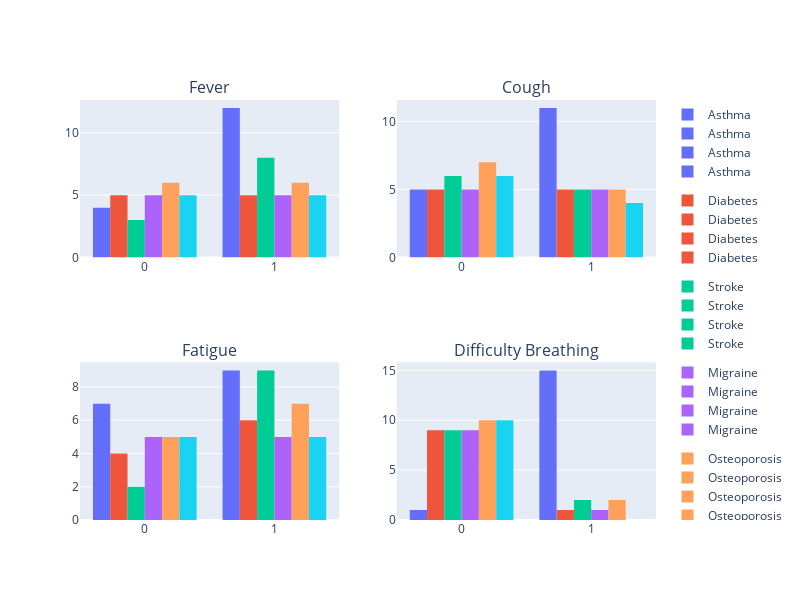

Here is the notebook cell this chart was saved with:
### Code cell
import plotly.subplots as sp

def subplots(df, columns):
    fig = sp.make_subplots(rows=2, cols=2, subplot_titles= columns)
    #2x2의 서브플롯을 생성하고, 각 서브플롯의 제목은 지정된 열의 이름으로 설정
    for idx, column in enumerate(columns): #주어진 열들에 대해 반복하면서 각 열에 대한 히스토그램을 생성
        i = idx // 2 + 1 
        j = idx % 2 + 1  
        fig_express = px.histogram(df, x=column, title=column + '-Disease Distribution', color='Disease')
        # Plotly Express를 사용하여 현재 열에 대한 히스토그램을 생성
        for trace in fig_express.data: #생성된 히스토그램의 각 트레이스를 서브플롯에 추가
            fig.add_trace(trace, row=i, col=j)
    fig.update_layout(height=600, width=800, title_text="")     
    #전체 레이아웃을 설정하고, 높이와 너비를 조정하며 전체 제목을 비움
    fig.show()
subplots(df, df.columns[1:5])

### Figure 1 — Plotly figure (JSON) as saved in the notebook; plotly's stock layout.template omitted (floating-point values rounded to 4 significant figures)
{"data": [{"alignmentgroup": "True", "bingroup": "x", "hovertemplate": "Disease=Asthma<br>Fever=%{x}<br>count=%{y}<extra></extra>", "legendgroup": "Asthma", "marker": {"color": "#636efa", "pattern": {"shape": ""}}, "name": "Asthma", "offsetgroup": "Asthma", "orientation": "v", "showlegend": true, "type": "histogram", "x": [1, 1, 1, 1, 0, 0, 1, 0, 1, 1, 1, 0, 1, 1, 1, 1], "xaxis": "x", "yaxis": "y"}, {"alignmentgroup": "True", "bingroup": "x", "hovertemplate": "Disease=Diabetes<br>Fever=%{x}<br>count=%{y}<extra></extra>", "legendgroup": "Diabetes", "marker": {"color": "#EF553B", "pattern": {"shape": ""}}, "name": "Diabetes", "offsetgroup": "Diabetes", "orientation": "v", "showlegend": true, "type": "histogram", "x": [0, 1, 1, 1, 1, 0, 0, 0, 0, 1], "xaxis": "x", "yaxis": "y"}, {"alignmentgroup": "True", "bingroup": "x", "hovertemplate": "Disease=Stroke<br>Fever=%{x}<br>count=%{y}<extra></extra>", "legendgroup": "Stroke", "marker": {"color": "#00cc96", "pattern": {"shape": ""}}, "name": "Stroke", "offsetgroup": "Stroke", "orientation": "v", "showlegend": true, "type": "histogram", "x": [1, 1, 1, 0, 0, 1, 1, 0, 1, 1, 1], "xaxis": "x", "yaxis": "y"}, {"alignmentgroup": "True", "bingroup": "x", "hovertemplate": "Disease=Migraine<br>Fever=%{x}<br>count=%{y}<extra></extra>", "legendgroup": "Migraine", "marker": {"color": "#ab63fa", "pattern": {"shape": ""}}, "name": "Migraine", "offsetgroup": "Migraine", "orientation": "v", "showlegend": true, "type": "histogram", "x": [1, 0, 1, 0, 1, 1, 1, 0, 0, 0], "xaxis": "x", "yaxis": "y"}, {"alignmentgroup": "True", "bingroup": "x", "hovertemplate": "Disease=Osteoporosis<br>Fever=%{x}<br>count=%{y}<extra></extra>", "legendgroup": "Osteoporosis", "marker": {"color": "#FFA15A", "pattern": {"shape": ""}}, "name": "Osteoporosis", "offsetgroup": "Osteoporosis", "orientation": "v", "showlegend": true, "type": "histogram", "x": [0, 0, 1, 0, 1, 0, 1, 1, 0, 1, 0, 1], "xaxis": "x", "yaxis": "y"}, {"alignmentgroup": "True", "bingroup": "x", "hovertemplate": "Disease=Hypertension<br>Fever=%{x}<br>count=%{y}<extra></extra>", "legendgroup": "Hypertension", "marker": {"color": "#19d3f3", "pattern": {"shape": ""}}, "name": "Hypertension", "offsetgroup": "Hypertension", "orientation": "v", "showlegend": true, "type": "histogram", "x": [1, 1, 0, 0, 1, 0, 1, 0, 1, 0], "xaxis": "x", "yaxis": "y"}, {"alignmentgroup": "True", "bingroup": "x", "hovertemplate": "Disease=Asthma<br>Cough=%{x}<br>count=%{y}<extra></extra>", "legendgroup": "Asthma", "marker": {"color": "#636efa", "pattern": {"shape": ""}}, "name": "Asthma", "offsetgroup": "Asthma", "orientation": "v", "showlegend": true, "type": "histogram", "x": [1, 0, 1, 1, 0, 1, 1, 1, 1, 0, 1, 0, 0, 1, 1, 1], "xaxis": "x2", "yaxis": "y2"}, {"alignmentgroup": "True", "bingroup": "x", "hovertemplate": "Disease=Diabetes<br>Cough=%{x}<br>count=%{y}<extra></extra>", "legendgroup": "Diabetes", "marker": {"color": "#EF553B", "pattern": {"shape": ""}}, "name": "Diabetes", "offsetgroup": "Diabetes", "orientation": "v", "showlegend": true, "type": "histogram", "x": [0, 0, 0, 1, 0, 1, 1, 1, 0, 1], "xaxis": "x2", "yaxis": "y2"}, {"alignmentgroup": "True", "bingroup": "x", "hovertemplate": "Disease=Stroke<br>Cough=%{x}<br>count=%{y}<extra></extra>", "legendgroup": "Stroke", "marker": {"color": "#00cc96", "pattern": {"shape": ""}}, "name": "Stroke", "offsetgroup": "Stroke", "orientation": "v", "showlegend": true, "type": "histogram", "x": [1, 1, 0, 0, 1, 0, 1, 1, 0, 0, 0], "xaxis": "x2", "yaxis": "y2"}, {"alignmentgroup": "True", "bingroup": "x", "hovertemplate": "Disease=Migraine<br>Cough=%{x}<br>count=%{y}<extra></extra>", "legendgroup": "Migraine", "marker": {"color": "#ab63fa", "pattern": {"shape": ""}}, "name": "Migraine", "offsetgroup": "Migraine", "orientation": "v", "showlegend": true, "type": "histogram", "x": [0, 1, 0, 1, 0, 1, 1, 0, 1, 0], "xaxis": "x2", "yaxis": "y2"}, {"alignmentgroup": "True", "bingroup": "x", "hovertemplate": "Disease=Osteoporosis<br>Cough=%{x}<br>count=%{y}<extra></extra>", "legendgroup": "Osteoporosis", "marker": {"color": "#FFA15A", "pattern": {"shape": ""}}, "name": "Osteoporosis", "offsetgroup": "Osteoporosis", "orientation": "v", "showlegend": true, "type": "histogram", "x": [0, 1, 1, 0, 0, 1, 0, 0, 1, 0, 1, 0], "xaxis": "x2", "yaxis": "y2"}, {"alignmentgroup": "True", "bingroup": "x", "hovertemplate": "Disease=Hypertension<br>Cough=%{x}<br>count=%{y}<extra></extra>", "legendgroup": "Hypertension", "marker": {"color": "#19d3f3", "pattern": {"shape": ""}}, "name": "Hypertension", "offsetgroup": "Hypertension", "orientation": "v", "showlegend": true, "type": "histogram", "x": [1, 0, 0, 1, 1, 1, 0, 0, 0, 0], "xaxis": "x2", "yaxis": "y2"}, {"alignmentgroup": "True", "bingroup": "x", "hovertemplate": "Disease=Asthma<br>Fatigue=%{x}<br>count=%{y}<extra></extra>", "legendgroup": "Asthma", "marker": {"color": "#636efa", "pattern": {"shape": ""}}, "name": "Asthma", "offsetgroup": "Asthma", "orientation": "v", "showlegend": true, "type": "histogram", "x": [0, 0, 0, 1, 0, 1, 1, 1, 0, 1, 0, 1, 1, 0, 1, 1], "xaxis": "x3", "yaxis": "y3"}, {"alignmentgroup": "True", "bingroup": "x", "hovertemplate": "Disease=Diabetes<br>Fatigue=%{x}<br>count=%{y}<extra></extra>", "legendgroup": "Diabetes", "marker": {"color": "#EF553B", "pattern": {"shape": ""}}, "name": "Diabetes", "offsetgroup": "Diabetes", "orientation": "v", "showlegend": true, "type": "histogram", "x": [0, 1, 0, 1, 1, 1, 0, 0, 1, 1], "xaxis": "x3", "yaxis": "y3"}, {"alignmentgroup": "True", "bingroup": "x", "hovertemplate": "Disease=Stroke<br>Fatigue=%{x}<br>count=%{y}<extra></extra>", "legendgroup": "Stroke", "marker": {"color": "#00cc96", "pattern": {"shape": ""}}, "name": "Stroke", "offsetgroup": "Stroke", "orientation": "v", "showlegend": true, "type": "histogram", "x": [1, 0, 1, 1, 1, 1, 1, 0, 1, 1, 1], "xaxis": "x3", "yaxis": "y3"}, {"alignmentgroup": "True", "bingroup": "x", "hovertemplate": "Disease=Migraine<br>Fatigue=%{x}<br>count=%{y}<extra></extra>", "legendgroup": "Migraine", "marker": {"color": "#ab63fa", "pattern": {"shape": ""}}, "name": "Migraine", "offsetgroup": "Migraine", "orientation": "v", "showlegend": true, "type": "histogram", "x": [0, 1, 0, 1, 0, 0, 1, 0, 1, 1], "xaxis": "x3", "yaxis": "y3"}, {"alignmentgroup": "True", "bingroup": "x", "hovertemplate": "Disease=Osteoporosis<br>Fatigue=%{x}<br>count=%{y}<extra></extra>", "legendgroup": "Osteoporosis", "marker": {"color": "#FFA15A", "pattern": {"shape": ""}}, "name": "Osteoporosis", "offsetgroup": "Osteoporosis", "orientation": "v", "showlegend": true, "type": "histogram", "x": [0, 0, 1, 1, 1, 1, 1, 0, 0, 1, 1, 0], "xaxis": "x3", "yaxis": "y3"}, {"alignmentgroup": "True", "bingroup": "x", "hovertemplate": "Disease=Hypertension<br>Fatigue=%{x}<br>count=%{y}<extra></extra>", "legendgroup": "Hypertension", "marker": {"color": "#19d3f3", "pattern": {"shape": ""}}, "name": "Hypertension", "offsetgroup": "Hypertension", "orientation": "v", "showlegend": true, "type": "histogram", "x": [1, 1, 0, 0, 0, 0, 1, 1, 1, 0], "xaxis": "x3", "yaxis": "y3"}, {"alignmentgroup": "True", "bingroup": "x", "hovertemplate": "Disease=Asthma<br>Difficulty Breathing=%{x}<br>count=%{y}<extra></extra>", "legendgroup": "Asthma", "marker": {"color": "#636efa", "pattern": {"shape": ""}}, "name": "Asthma", "offsetgroup": "Asthma", "orientation": "v", "showlegend": true, "type": "histogram", "x": [1, 1, 1, 1, 1, 1, 1, 1, 1, 0, 1, 1, 1, 1, 1, 1], "xaxis": "x4", "yaxis": "y4"}, {"alignmentgroup": "True", "bingroup": "x", "hovertemplate": "Disease=Diabetes<br>Difficulty Breathing=%{x}<br>count=%{y}<extra></extra>", "legendgroup": "Diabetes", "marker": {"color": "#EF553B", "pattern": {"shape": ""}}, "name": "Diabetes", "offsetgroup": "Diabetes", "orientation": "v", "showlegend": true, "type": "histogram", "x": [0, 1, 0, 0, 0, 0, 0, 0, 0, 0], "xaxis": "x4", "yaxis": "y4"}, {"alignmentgroup": "True", "bingroup": "x", "hovertemplate": "Disease=Stroke<br>Difficulty Breathing=%{x}<br>count=%{y}<extra></extra>", "legendgroup": "Stroke", "marker": {"color": "#00cc96", "pattern": {"shape": ""}}, "name": "Stroke", "offsetgroup": "Stroke", "orientation": "v", "showlegend": true, "type": "histogram", "x": [1, 0, 0, 0, 1, 0, 0, 0, 0, 0, 0], "xaxis": "x4", "yaxis": "y4"}, {"alignmentgroup": "True", "bingroup": "x", "hovertemplate": "Disease=Migraine<br>Difficulty Breathing=%{x}<br>count=%{y}<extra></extra>", "legendgroup": "Migraine", "marker": {"color": "#ab63fa", "pattern": {"shape": ""}}, "name": "Migraine", "offsetgroup": "Migraine", "orientation": "v", "showlegend": true, "type": "histogram", "x": [0, 0, 0, 0, 0, 0, 0, 0, 1, 0], "xaxis": "x4", "yaxis": "y4"}, {"alignmentgroup": "True", "bingroup": "x", "hovertemplate": "Disease=Osteoporosis<br>Difficulty Breathing=%{x}<br>count=%{y}<extra></extra>", "legendgroup": "Osteoporosis", "marker": {"color": "#FFA15A", "pattern": {"shape": ""}}, "name": "Osteoporosis", "offsetgroup": "Osteoporosis", "orientation": "v", "showlegend": true, "type": "histogram", "x": [1, 0, 0, 0, 1, 0, 0, 0, 0, 0, 0, 0], "xaxis": "x4", "yaxis": "y4"}, {"alignmentgroup": "True", "bingroup": "x", "hovertemplate": "Disease=Hypertension<br>Difficulty Breathing=%{x}<br>count=%{y}<extra></extra>", "legendgroup": "Hypertension", "marker": {"color": "#19d3f3", "pattern": {"shape": ""}}, "name": "Hypertension", "offsetgroup": "Hypertension", "orientation": "v", "showlegend": true, "type": "histogram", "x": [0, 0, 0, 0, 0, 0, 0, 0, 0, 0], "xaxis": "x4", "yaxis": "y4"}], "layout": {"annotations": [{"font": {"size": 16}, "showarrow": false, "text": "Fever", "x": 0.225, "xanchor": "center", "xref": "paper", "y": 1, "yanchor": "bottom", "yref": "paper"}, {"font": {"size": 16}, "showarrow": false, "text": "Cough", "x": 0.775, "xanchor": "center", "xref": "paper", "y": 1, "yanchor": "bottom", "yref": "paper"}, {"font": {"size": 16}, "showarrow": false, "text": "Fatigue", "x": 0.225, "xanchor": "center", "xref": "paper", "y": 0.375, "yanchor": "bottom", "yref": "paper"}, {"font": {"size": 16}, "showarrow": false, "text": "Difficulty Breathing", "x": 0.775, "xanchor": "center", "xref": "paper", "y": 0.375, "yanchor": "bottom", "yref": "paper"}], "height": 600, "title": {"text": ""}, "width": 800, "xaxis": {"anchor": "y", "domain": [0, 0.45]}, "xaxis2": {"anchor": "y2", "domain": [0.55, 1]}, "xaxis3": {"anchor": "y3", "domain": [0, 0.45]}, "xaxis4": {"anchor": "y4", "domain": [0.55, 1]}, "yaxis": {"anchor": "x", "domain": [0.625, 1]}, "yaxis2": {"anchor": "x2", "domain": [0.625, 1]}, "yaxis3": {"anchor": "x3", "domain": [0, 0.375]}, "yaxis4": {"anchor": "x4", "domain": [0, 0.375]}}}
